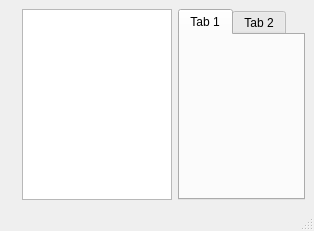
<?xml version="1.0" encoding="UTF-8"?>
<ui version="4.0">
 <class>MainWindow</class>
 <widget class="QMainWindow" name="MainWindow">
  <property name="geometry">
   <rect>
    <x>0</x>
    <y>0</y>
    <width>314</width>
    <height>231</height>
   </rect>
  </property>
  <property name="windowTitle">
   <string>MainWindow</string>
  </property>
  <widget class="QWidget" name="centralwidget">
   <layout class="QGridLayout" name="gridLayout">
    <item row="0" column="0">
     <widget class="QLabel" name="label">
      <property name="text">
       <string/>
      </property>
     </widget>
    </item>
    <item row="0" column="2">
     <widget class="QTabWidget" name="tabWidget">
      <widget class="QWidget" name="tab">
       <attribute name="title">
        <string>Tab 1</string>
       </attribute>
      </widget>
      <widget class="QWidget" name="tab_2">
       <attribute name="title">
        <string>Tab 2</string>
       </attribute>
      </widget>
     </widget>
    </item>
    <item row="0" column="1">
     <widget class="QGraphicsView" name="graphicsView"/>
    </item>
   </layout>
  </widget>
  <widget class="QStatusBar" name="statusbar"/>
 </widget>
 <resources/>
 <connections/>
</ui>
